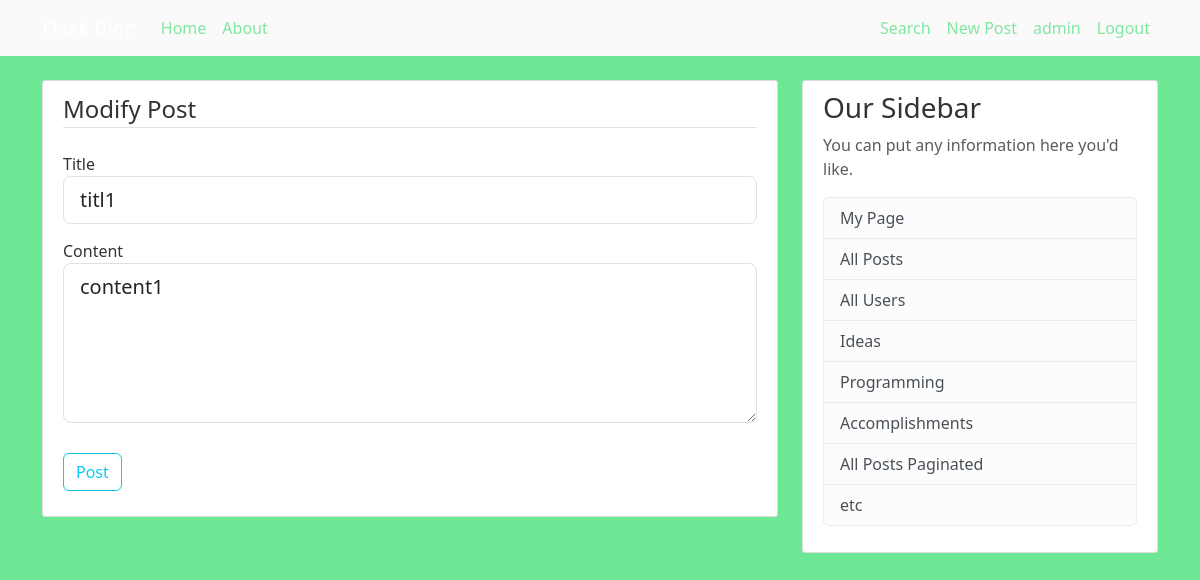
The page /post/2/modify (signed in) on the database its author committed.
### bungee_gum/models.py (models this page shows, shortened)
class User(db.Model, UserMixin):
    id = db.Column(db.Integer, primary_key=True)
    username = db.Column(db.String(20), unique=True, nullable=False)
    email = db.Column(db.String(120), unique=True, nullable=False)
    image_file = db.Column(db.String(20), nullable=False, default="default.jpg")
    password = db.Column(db.String(60), nullable=False)
    posts = db.relationship("Post", backref="author", lazy="subquery")

class Post(db.Model):
    id = db.Column(db.Integer, primary_key=True)
    title = db.Column(db.String(100), nullable=False)
    date_posted = db.Column(db.DateTime, nullable=False, default=lambda: datetime.now(timezone.utc))
    content = db.Column(db.Text, nullable=False)
    user_id = db.Column(db.Integer, db.ForeignKey("user.id"), nullable=False)

### bungee_gum/posts/routes.py (the view, shortened to what this page needs)
@posts.route("/post/<int:id>/modify", methods=["GET", "POST"])
@login_required
def post_modify(id):
    post = Post.query.get_or_404(id)
    if current_user == post.author:
        post_form = PostForm()
        if request.method == "GET":
            post_form.title.data = post.title
            post_form.content.data = post.content
        return render_template("post-modify.html", title=f"Modify '{post.title}'", post_form=post_form)
    else:
        abort(403)

### bungee_gum/posts/forms.py
class PostForm(FlaskForm):
    title = StringField("Title", validators=[DataRequired(), Length(min=4, max=35)])
    content = TextAreaField("Content", validators=[DataRequired()])
    submit = SubmitField("Post")

### bungee_gum/models.py (called while the page is built)
@login_manager.user_loader
def load_user(user_id):
    return User.query.get(int(user_id))

### bungee_gum/templates/post-modify.html (shortened to what this page needs)
{% extends "base.html" %}
{% block body %}
<div class="content-section">
    <form action="" method="POST">
        <fieldset class="form-group">
            <legend class="border-bottom mb-4">Modify Post</legend>
            <div class="form-group">
                {{ post_form.title.label(class="form-control-label") }}
                {% if post_form.title.errors %}
                    {{ post_form.title(class="form-control form-control-lg is-invalid") }}
                    <div class="invalid-feedback">
                        {% for error in post_form.title.errors %}
                            <span>{{ error }}</span>
                        {% endfor %}
                    </div>
                {% else %}
                    {{ post_form.title(class="form-control form-control-lg") }}
                {% endif %}
            </div>
            <div class="form-group">
                {{ post_form.content.label(class="form-control-label") }}
                {% if post_form.content.errors %}
                    {{ post_form.content(class="form-control form-control-lg is-invalid") }}
                    <div class="invalid-feedback">
                        {% for error in post_form.content.errors %}
                            <span>{{ error }}</span>
                        {% endfor %}
                    </div>
                {% else %}
                    {{ post_form.content(class="form-control form-control-lg") }}
                {% endif %}
            </div>
        </fieldset>
        <div class="form-group">
            {{ post_form.submit(class="btn btn-outline-info") }}
        </div>
    </form>
</div>
{% endblock body %}

### bungee_gum/templates/base.html (shortened to what this page needs)
<!DOCTYPE html>
<html>
<head>
    <link href="https://cdn.jsdelivr.net/npm/bootstrap@5.3.3/dist/css/bootstrap.min.css" rel="stylesheet">
    <link rel="stylesheet" href="{{ url_for('static', filename='style.css') }}">
</head>
<body>
<header class="site-header">
  <nav class="navbar navbar-expand-md navbar-dark bg-steel fixed-top">
    <div class="container">
      <a class="navbar-brand mr-4" href="/">Flask Blog</a>
      <div class="collapse navbar-collapse" id="navbarToggle">
        <div class="navbar-nav mr-auto">
          <a class="nav-item nav-link" href="{{ url_for('main.home') }}">Home</a>
          <a class="nav-item nav-link" href="{{ url_for('main.home') }}">About</a>
        </div>
        <div class="navbar-right">
          <div class="navbar-nav">
            <a class="nav-item nav-link" href="{{ url_for('posts.search_route') }}">Search</a>
          {% if current_user.is_authenticated %}
            <a class="nav-item nav-link" href="{{ url_for('posts.post_new') }}">New Post</a>
            <a class="nav-item nav-link" href="{{ url_for('users.specific_user', id=current_user.id) }}">{{ current_user.username }}</a>
            <a class="nav-item nav-link" href="{{ url_for('users.logout') }}">Logout</a>
          {% else %}
            <a class="nav-item nav-link" href="{{ url_for('users.login_admin') }}">admin1</a>
            <a class="nav-item nav-link" href="{{ url_for('users.login') }}">Login</a>
            <a class="nav-item nav-link" href="{{ url_for('users.register') }}">Register</a>
          {% endif %}
          </div>
        </div>
      </div>
    </div>
  </nav>
</header>
    <main role="main" class="container">
      <div class="row">
        <div class="col-md-8">
          {% block body %}{% endblock body %}
        </div>
        <div class="col-md-4">
          <div class="content-section">
            <h3>Our Sidebar</h3>
            <p class='text-muted'>You can put any information here you'd like.
              <ul class="list-group">
                  {% if current_user.is_authenticated %}
                    <li class="list-group-item list-group-item-light">
                    <a class="text-decoration-none h6" href="{{ url_for('users.specific_user', id=current_user.id) }}">My Page</a>
                    </li>
                  {% endif %}
                 <li class="list-group-item list-group-item-light">
                    <a class="text-decoration-none h6" href="{{ url_for('posts.all_posts') }}">All Posts</a>
                 </li>
                 <li class="list-group-item list-group-item-light">
                    <a class="text-decoration-none h6" href="{{ url_for('users.all_users') }}">All Users</a>
                 </li>
                 <li class="list-group-item list-group-item-light">
                    <a class="text-decoration-none h6" href="{{ url_for('posts.post_ideas') }}">Ideas</a>
                 </li>
                 <li class="list-group-item list-group-item-light">
                    <a class="text-decoration-none h6" href="{{ url_for('posts.post_programming') }}">Programming</a>
                 </li>
                 <li class="list-group-item list-group-item-light">
                    <a class="text-decoration-none h6" href="{{ url_for('posts.post_accomplishments') }}">Accomplishments</a>
                 </li>
                 <li class="list-group-item list-group-item-light">
                    <a class="text-decoration-none h6" href="{{ url_for('posts.all_posts_paginated') }}">All Posts Paginated</a>
                 </li>
                 <li class="list-group-item list-group-item-light">etc</li>
              </ul>
            </p>
          </div>
        </div>
      </div>
    </main>
</body>
</html>

### bungee_gum/static/style.css (style rules this page uses)
body { background: #6fe896; color: #333333; margin-top: 5rem; }
.site-header .navbar-nav .nav-link { color: #81e6a1; }
.bg-steel { background-color: #fafafa; }
.content-section { background: #ffffff; padding: 10px 20px; border: 1px solid #dddddd; border-radius: 3px; margin-bottom: 20px; }
.content-section div { margin: 15px 0; }
.navbar-right { margin-right: 0; margin-left: auto; }
textarea { height: 20vh; }

### rows shown on the page
User: username "admin"
Post: title "titl1", content "content1"

### other values the page prints
{{ post_form.title.label(class="form-control-label") }} "Title"
{{ post_form.content.label(class="form-control-label") }} "Content"
